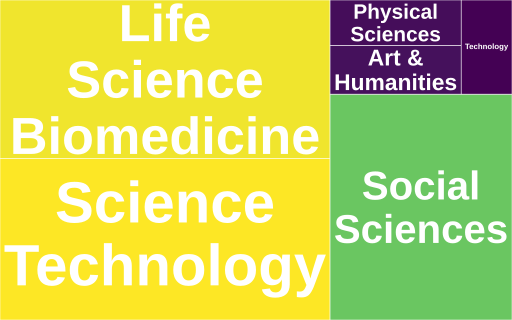

This chart was generated by the following R code:
library(ggplot2)
library(treemapify)

df <- data.frame(
  Dimensions = c(
    "Science Technology",
    "Life Science Biomedicine",
    "Social Sciences",
    "Physical Sciences",
    "Art & Humanities",
    "Technology"
  ),
  number = c(5475, 5364, 4217, 610, 657, 491)
)

ggplot(df, aes(area = number, fill = number, label = Dimensions)) +
  geom_treemap(colour = "white", linewidth = 0.5) +
  geom_treemap_text(
    colour = "white",
    fontface = "bold",
    place = "centre",
    grow = TRUE,
    reflow = TRUE
  ) +
  scale_fill_viridis_c(option = "D", guide = "none") +
  theme_void()
